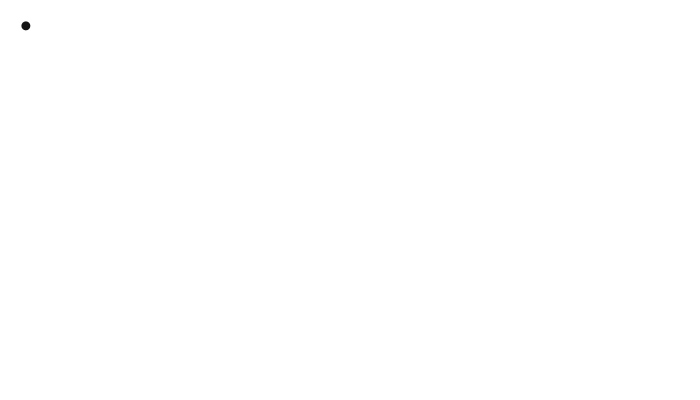
Frame 1 (no input)
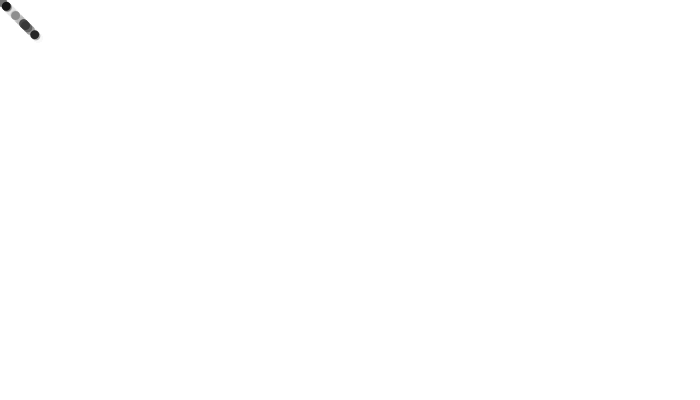
Frame 60 (the mouse pressed at the canvas centre just before this capture)
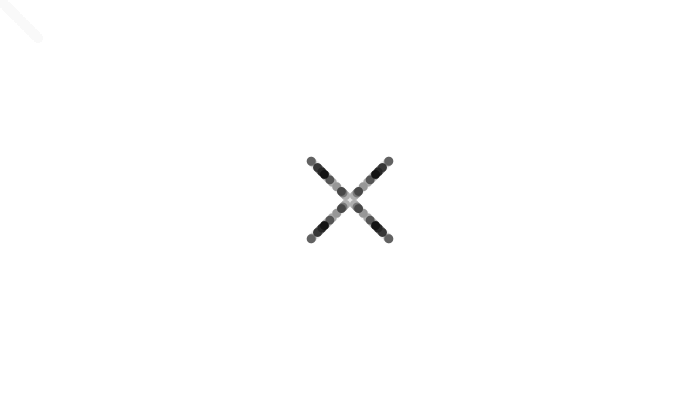
Frame 120 (the mouse held since frame 60 and released just before this capture)

The Processing sketch that drew these frames (run headless with seeded random() and noise(); from frame 60 on, the mouse is pressed at the canvas centre):

// Processing sketch: processing_36211
// ── processing_36211.pde

/*balls follow mouse
after randomx amount of time change colour
randomx time makes balls grow
mouse pressed balls shrink back to normalx
---> not sure about this. mouse clicked = more balls*/
float fl = 0;
float sz = 9;

void setup(){
  size(700,400);
  background(255);
  noStroke();
  smooth();
  
}

void draw(){
 fl = random (0,40);
  fill(0);
  ellipse(mouseX-fl,mouseY-fl,sz,sz);
  ellipse(mouseX+fl,mouseY+fl,sz,sz);
  ellipse(mouseX-fl,mouseY+fl,sz,sz);
  ellipse(mouseX+fl,mouseY-fl,sz,sz);
  fill(255,20);
  rect(0,0,width,height);
}
